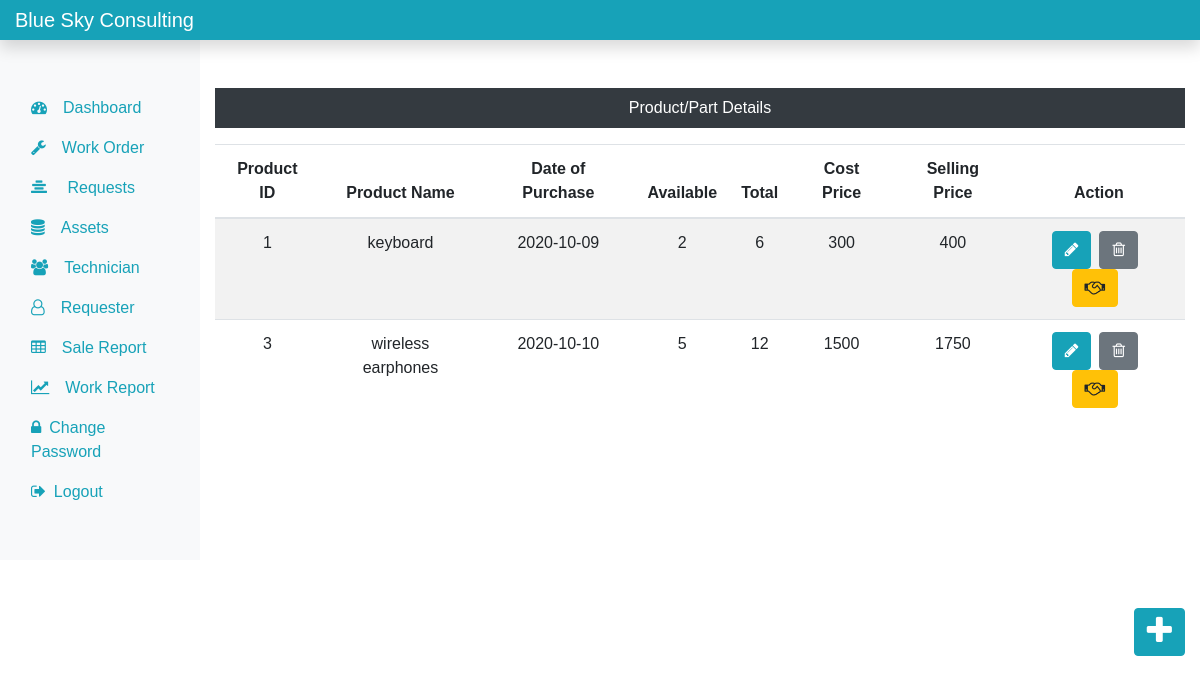
Screenshot of /admin/assets.php (signed in) with the database file from the repository.
### tables this page shows
CREATE TABLE `products_tb` (
  `p_id` int(10) NOT NULL,
  `pname` varchar(40) NOT NULL,
  `pdop` date NOT NULL,
  `pavail` int(11) NOT NULL,
  `ptotal` float NOT NULL,
  `pcostprice` float NOT NULL,
  `psellingprice` float NOT NULL
);

### admin/assets.php (the view, shortened to what this page needs)
<?php
 include('includes/header.php');
 include('../requester/dbcon.php');
?>
<div class="col-sm-9 col-md-10 mt-5 text-center">
<p class="bg-dark text-white p-2">Product/Part Details</p>
<?php
  $sql = "SELECT * FROM products_tb";
  $result = $conn->query($sql);
  if($result->num_rows > 0){
     echo '<table class="table table-striped">';
      echo '<thead>';
       echo '<tr>';
        echo '<th scope="col">Product ID</th>';
        echo '<th scope="col">Product Name</th>';
        echo '<th scope="col">Date of Purchase</th>';
        echo '<th scope="col">Available</th>';
        echo '<th scope="col">Total</th>';
        echo '<th scope="col">Cost Price</th>';
        echo '<th scope="col">Selling Price</th>';
        echo '<th scope="col">Action</th>';
      echo '</tr>';
      echo '</thead>';
      echo '<tbody>';
       while($row = $result->fetch_assoc()){
           echo '<tr>';
            echo '<td>'.$row["p_id"].'</td>';
            echo '<td>'.$row["pname"].'</td>';
            echo '<td>'.$row["pdop"].'</td>';
            echo '<td>'.$row["pavail"].'</td>';
            echo '<td>'.$row["ptotal"].'</td>';
            echo '<td>'.$row["pcostprice"].'</td>';
            echo '<td>'.$row["psellingprice"].'</td>';
            echo '<td>';
             echo '<form action="editproduct.php" method="POST" class="d-inline">';
              echo '<input type="hidden" name="id" value='.$row['p_id'].'><button class="btn btn-info mr-2" type="submit" name="edit" value="Edit"><i class="fa fa-pencil" aria-hidden="true"></i></button>';
             echo '</form>';
             echo '<form action="" method="POST" class="d-inline">';
              echo '<input type="hidden" name="id" value='.$row['p_id'].'><button class="btn btn-secondary mr-2" type="submit" name="del" value="Delete"><i class="fa fa-trash-o" aria-hidden="true"></i></button>';
             echo '</form>';
            echo '<form action="sellproduct.php" method="POST" class="d-inline">';
            echo '<input type="hidden" name="id" value='.$row['p_id'].'><button class="btn btn-warning mr-2" type="submit" name="sell" value="Sell"><i class="fa fa-handshake-o" aria-hidden="true"></i></button>';
           echo '</form>';
          echo '</td>';
           echo '</tr>';
       }
      echo '</tbody>';
      echo '</table>';
}
?>
</div>
</div>
<div class="float-right mt-5">
     <button class="btn btn-info"><a href="insertproduct.php"><i class="fa fa-plus fa-2x" style="color:#fff;" aria-hidden="true"></i></a></button>
</div>
 </div>
</body>
</html>

### css/style.css (style rules this page uses)
* { padding: 0px; margin: 0px; font-family : 'Ubuntu', sans-serif; }

### admin/includes/header.php (style rules this page uses)
a { color: #17a2b8; }

### rows the page displays
products_tb: p_id "1", pname "keyboard", pdop "2020-10-09", pavail "2", ptotal "6", pcostprice "300", psellingprice "400"
products_tb: p_id "3", pname "wireless earphones", pdop "2020-10-10", pavail "5", ptotal "12", pcostprice "1500", psellingprice "1750"
